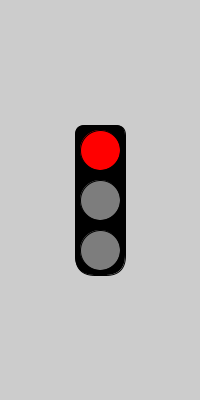
Frame 1 (no input)
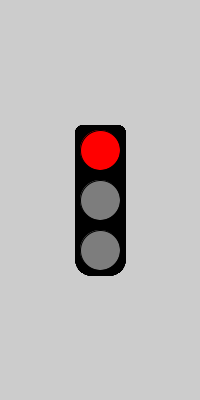
Frame 60 (the mouse pressed at the canvas centre just before this capture)
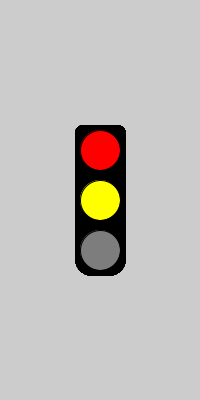
Frame 120 (the mouse held since frame 60 and released just before this capture)

The Processing sketch that drew these frames (run headless with seeded random() and noise(); from frame 60 on, the mouse is pressed at the canvas centre):

// Processing sketch: Task_6_uge_2
// ── Task_6_uge_2.pde
int r = color(255, 0, 0);
int y = color(255, 255, 0);
int g = color(0, 255, 0);
int off = 125;
int l1, l2, l3;


void setup() {
  rectMode(CENTER);
  size(200, 400);
  l1=r; // vi vil gerne have  et rødt lys som det første hvis ikke vi gjorde dette vil
  l2=off; //vi bare blive mødt af en sort rektangel
  l3=off;
}

void draw() {
  fill(0);
  rect(width/2, height/2, 50, 150, 10, 10, 20, 20);//vores lysbox som har afrundet kanter :D

  switch(frameCount%400) {  //her gør vi to ting: tæller frameCount og tjekker hvornår
  case 0:                  // det kan divideres med 400 og rest er 0, hvis det sker bliver
    l1=r;                 // når den gør det 0 gange dvs fra 0 -> 400 er den rød
    l2=off;
    l3=off;
    break;
  case 100:           //når frameCount er 100 -> 400 er den både rød og gul
    l1=r;
    l2=y;
    l3=off;
    break;
  case 150:       // frameCount er 200->300 kun gul
    l1=off;
    l2=y;
    l3=off;
    break;
  case 200:        //  ellipsen med fill værdien l3 nedenfor vil nu være g som er grøn
    l1=off;
    l2=off;
    l3=g;
    break;
  case 300:             // både grøn og gul, det stod ikke i opgave beskrivelsen
    l1=off;            // tænkte bare det var mere realistisk :)
    l2=y;
    l3=g;
    break;
  }
  fill(l1);                               // vi farvebestemmer cirklerne med l1,l2,l3
  ellipse(width/2, height/2-50, 40, 40); // de er variable er bliver ændret ud fra 
  fill(l2);                             // hvilken frame vi er på
  ellipse(width/2, height/2, 40, 40);  //cirklerne bliver placeret midt i vinduet 
  fill(l3);                           // og lige afstand fra midten op og ned på y axen
  ellipse(width/2, height/2+50, 40, 40); // da vores rektangle også er centret vil det
}                                       // opfylde ilusionen om et lyskryds! :)
